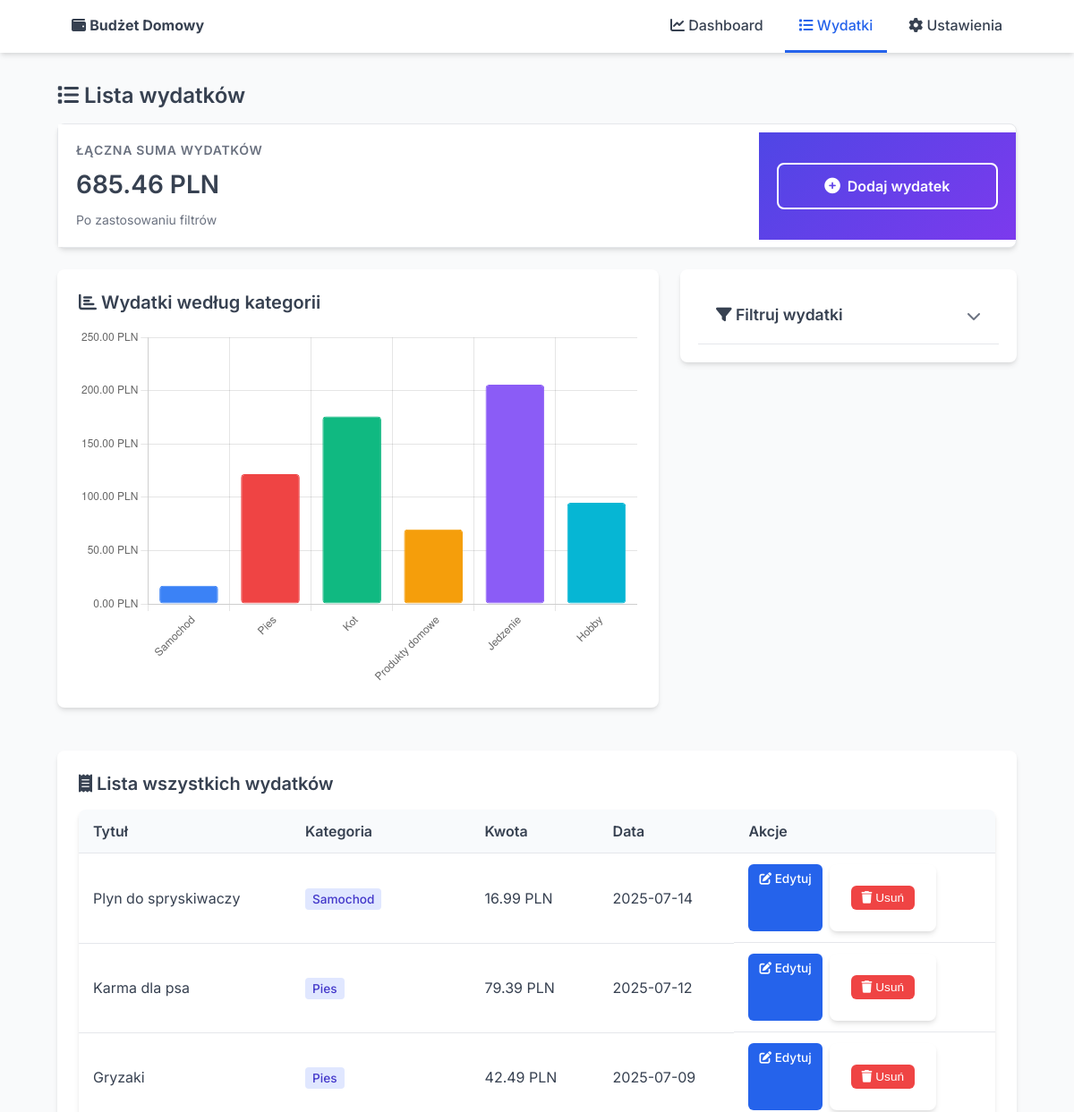
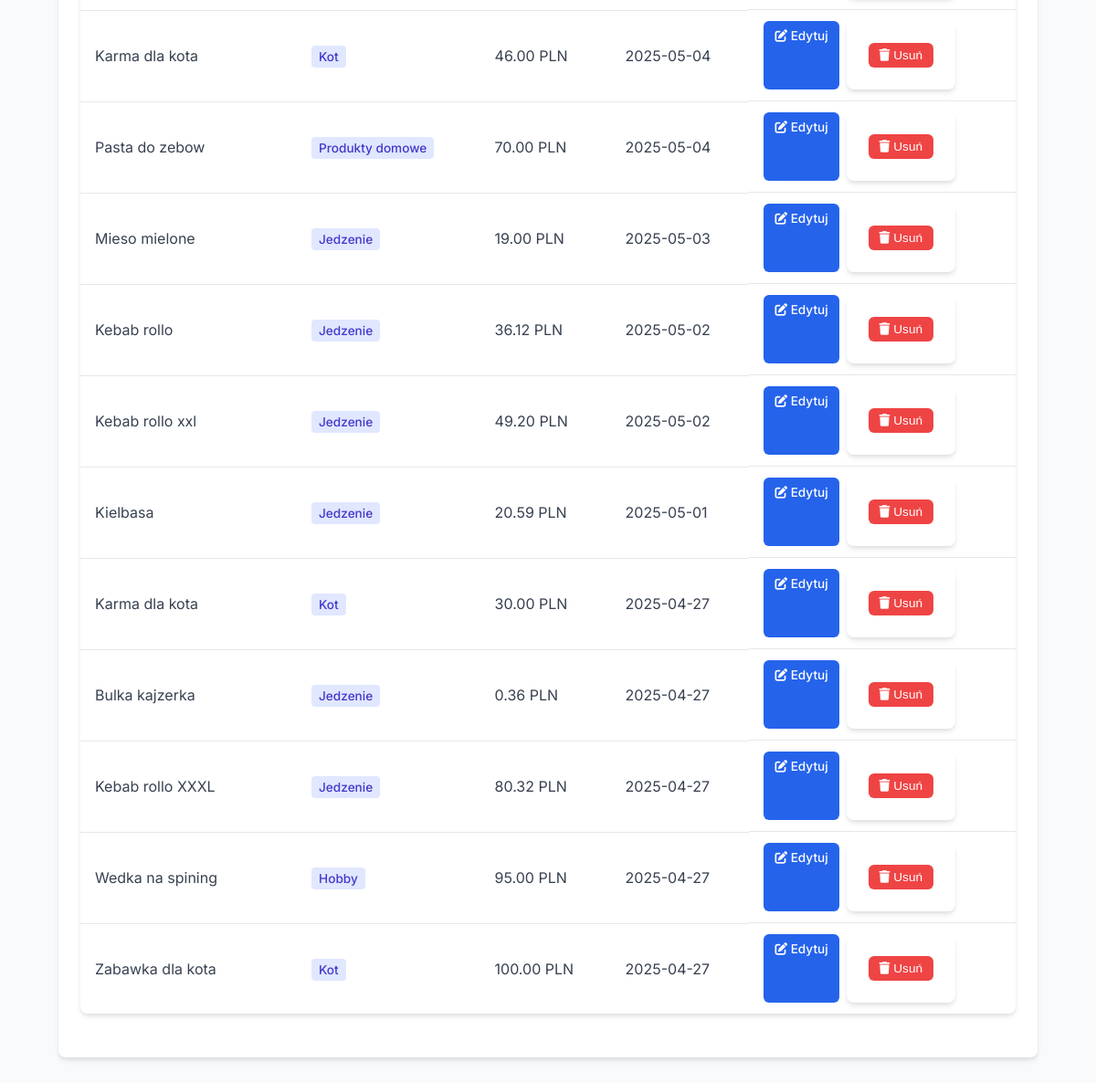
/expenses, run on the app's committed database (2 pictures, top to bottom).
### models.py (models this page shows, shortened)
class Expense(db.Model):
    __tablename__ = 'expenses'
    id = db.Column(db.Integer, primary_key=True)
    title = db.Column(db.String(100), nullable=False)
    amount = db.Column(db.Float, nullable=False)
    category = db.Column(db.String(50), nullable=False)
    date = db.Column(db.DateTime, default=datetime.utcnow, nullable=False)

### app.py (the view, shortened to what this page needs)
@env_app.route('/expenses', methods=['GET', 'POST'])
def view_expenses():
    categories = [cat[0] for cat in db.session.query(Expense.category).distinct().all()]
    filter_form = FilterForm(categories=categories)
    query = Expense.query
    if filter_form.validate_on_submit():
        if filter_form.category.data:
            query = query.filter(Expense.category == filter_form.category.data)
        if filter_form.date_from.data:
            date_from = datetime.combine(filter_form.date_from.data, datetime.min.time())
            query = query.filter(Expense.date >= date_from)
        if filter_form.date_to.data:
            date_to = datetime.combine(filter_form.date_to.data, datetime.max.time())
            query = query.filter(Expense.date <= date_to)
    elif request.method == 'GET':
        category_param = request.args.get('category')
        date_from_param = request.args.get('date_from')
        date_to_param = request.args.get('date_to')
        if category_param:
            query = query.filter(Expense.category == category_param)
            filter_form.category.data = category_param
    expenses = query.order_by(Expense.date.desc()).all()
    total = sum(e.amount for e in expenses)
    category_totals = {}
    for expense in expenses:
        if expense.category in category_totals:
            category_totals[expense.category] += expense.amount
        else:
            category_totals[expense.category] = expense.amount
    pie_chart = generate_pie_chart(category_totals)
    bar_chart = generate_bar_chart(category_totals)
    return render_template('view_expenses.html',
                           expenses=expenses,
                           total=total,
                           filter_form=filter_form,
                           category_totals=category_totals,
                           pie_chart=pie_chart,
                           bar_chart=bar_chart)

### app.py (called while the page is built)
@env_app.context_processor
def inject_current_year():
    return {'current_year': datetime.now().year}

### templates/view_expenses.html (shortened to what this page needs)
{% extends 'base.html' %}
{% block content %}
<h2><i class="fas fa-list"></i> Lista wydatków</h2>
<div class="stats-grid">
    <div class="stat-card summary-card">
        <div class="summary-content">
            <div class="summary-left">
                <h4>Łączna suma wydatków</h4>
                <div class="value">{{ "%.2f"|format(total) }} PLN</div>
                <div class="secondary">Po zastosowaniu filtrów</div>
            </div>
            <div class="summary-right">
                <a href="{{ url_for('add_expense') }}" class="btn btn-primary btn-large add-expense-btn">
                    <i class="fas fa-plus-circle"></i> Dodaj wydatek
                </a>
            </div>
        </div>
    </div>
</div>
<div class="expenses-layout">
    <div class="chart-section">
        <div class="card">
            <div class="card-header">
                <h3><i class="fas fa-chart-bar"></i> Wydatki według kategorii</h3>
            </div>
            <div class="chart-container">
                <canvas id="categoryChart"></canvas>
            </div>
        </div>
    </div>
    <div class="filter-section">
        <div class="filter-toggle" onclick="toggleFilters()">
            <h3><i class="fas fa-filter"></i> Filtruj wydatki</h3>
            <i class="fas fa-chevron-down filter-arrow" id="filterArrow"></i>
        </div>
    </div>
</div>
<div class="card">
    <div class="card-header">
        <h3><i class="fas fa-receipt"></i> Lista wszystkich wydatków</h3>
    </div>
    <div class="table-container">
        <table class="expenses-table">
            <thead>
                <tr>
                    <th>Tytuł</th>
                    <th>Kategoria</th>
                    <th>Kwota</th>
                    <th>Data</th>
                    <th>Akcje</th>
                </tr>
            </thead>
            <tbody>
            {% for expense in expenses %}
                <tr>
                    <td>{{ expense.title }}</td>
                    <td>
                        <span class="category-badge">{{ expense.category }}</span>
                    </td>
                    <td>{{ "%.2f"|format(expense.amount) }} PLN</td>
                    <td>{{ expense.date.strftime('%Y-%m-%d') }}</td>
                    <td class="table-actions">
                        <a href="{{ url_for('edit_expense', expense_id=expense.id) }}" class="btn btn-primary btn-small">
                            <i class="fas fa-edit"></i> Edytuj
                        </a>
                        <form action="{{ url_for('delete_expense', expense_id=expense.id) }}" method="post" style="display:inline;">
                            <button type="submit" class="btn btn-danger btn-small" onclick="return confirm('Na pewno usunąć ten wydatek?')">
                                <i class="fas fa-trash"></i> Usuń
                            </button>
                        </form>
                    </td>
                </tr>
            {% else %}
                <tr>
                    <td colspan="5" style="text-align: center; padding: 30px;">
                        <i class="fas fa-info-circle"></i> Brak wydatków do wyświetlenia.
                    </td>
                </tr>
            {% endfor %}
            </tbody>
        </table>
    </div>
</div>
<script>
    // funkcja do przelaczania filtrow
    function toggleFilters() {
        const filterContent = document.getElementById('filterContent');
        const filterArrow = document.getElementById('filterArrow');
        filterContent.classList.toggle('expanded');
        filterArrow.classList.toggle('rotated');
    }
    // dane do wykresu slupkowego
    const categoryData = {
        {% for category, amount in category_totals.items() %}
        '{{ category }}': {{ amount }},
        {% endfor %}
    };
    // kolory dla wykresu
    const colors = [
        '#3b82f6', '#ef4444', '#10b981', '#f59e0b', '#8b5cf6',
        '#06b6d4', '#f97316', '#84cc16', '#ec4899', '#6366f1'
    ];
    // konfig wykresu slupkowego
    const ctx = document.getElementById('categoryChart').getContext('2d');
    new Chart(ctx, {
        type: 'bar',
        data: {
            labels: Object.keys(categoryData),
            datasets: [{
                label: 'Wydatki (PLN)',
                data: Object.values(categoryData),
                backgroundColor: colors.slice(0, Object.keys(categoryData).length),
                borderColor: colors.slice(0, Object.keys(categoryData).length),
                borderWidth: 1,
                borderRadius: 4,
                borderSkipped: false,
            }]
        },
        options: {
            responsive: true,
            maintainAspectRatio: false,
            plugins: {
                title: {
                    display: false
                },
                legend: {
                    display: false
                }
            },
            scales: {
                y: {
                    beginAtZero: true,
                    ticks: {
                        callback: function(value) {
                            return value.toFixed(2) + ' PLN';
                        }
                    }
                },
                x: {
                    ticks: {
                        maxRotation: 45,
                        minRotation: 45
                    }
                }
            },
            interaction: {
                intersect: false,
                mode: 'index'
            },
            animation: {
                duration: 1000,
                easing: 'easeInOutQuart'
            }
        }
    });
</script>
{% endblock %}

### templates/base.html (shortened to what this page needs)
<!DOCTYPE html>
<html lang="pl">
<head>
    <link rel="stylesheet" href="{{ url_for('static', filename='style.css') }}">
    <link rel="stylesheet" href="https://cdnjs.cloudflare.com/ajax/libs/font-awesome/6.1.1/css/all.min.css">
</head>
<body>
<nav>
    <div class="container">
        <a href="{{ url_for('dashboard') }}" class="logo">
            <i class="fas fa-wallet"></i> <b>Budżet Domowy</b>
        </a>
        <div class="nav-links">
            <a href="{{ url_for('dashboard') }}" class="{% if request.endpoint == 'dashboard' %}active{% endif %}">
                <i class="fas fa-chart-line"></i> Dashboard
            </a>
            <a href="{{ url_for('view_expenses') }}" class="{% if request.endpoint == 'view_expenses' %}active{% endif %}">
                <i class="fas fa-list"></i> Wydatki
            </a>
            <a href="{{ url_for('settings_view') }}" class="{% if request.endpoint == 'settings_view' %}active{% endif %}">
                <i class="fas fa-cog"></i> Ustawienia
            </a>
        </div>
    </div>
</nav>
<div class="container">
    {% block content %}{% endblock %}
</div>
</body>
</html>

### static/style.css (style rules this page uses)
:root { --primary: #2563eb; --primary-dark: #1d4ed8; --success: #10b981; --danger: #ef4444; --warning: #f59e0b; --text: #374151; --text-light: #6b7280; --bg: #f9fafb; --bg-card: #ffffff; --border: #e5e7eb; --border-focus: #93c5fd; --shadow: 0 4px 6px -1px rgba(0, 0, 0, 0.1), 0 2px 4px -1px rgba(0, 0, 0, 0.06); }
* { box-sizing: border-box; margin: 0; padding: 0; }
body { font-family: 'Inter', 'Segoe UI', -apple-system, BlinkMacSystemFont, sans-serif; line-height: 1.5; color: var(--text); background-color: var(--bg); padding-bottom: 40px; }
.container { width: 92%; max-width: 1200px; margin: 0 auto; padding: 0 16px; }
h1, h2, h3, h4 { margin-bottom: 16px; font-weight: 600; line-height: 1.3; }
h2 { font-size: 1.5rem; color: var(--text); }
h3 { font-size: 1.25rem; color: var(--text); }
a { color: var(--primary); text-decoration: none; transition: color 0.2s ease-in-out; }
nav { background-color: var(--bg-card); box-shadow: var(--shadow); padding: 0; margin-bottom: 32px; position: sticky; top: 0; z-index: 100; }
nav .container { display: flex; justify-content: space-between; align-items: center; }
.nav-links { display: flex; gap: 8px; }
nav a { color: var(--text); padding: 16px 16px; display: inline-block; font-weight: 500; border-bottom: 3px solid transparent; transition: all 0.2s ease; }
nav a.active { color: var(--primary); border-bottom: 3px solid var(--primary); }
.card { background: var(--bg-card); border-radius: 8px; padding: 24px; box-shadow: var(--shadow); margin-bottom: 24px; }
.card-header { display: flex; justify-content: space-between; align-items: center; margin-bottom: 16px; }
.card-header h3 { margin-bottom: 0; }
.stats-grid { display: grid; grid-template-columns: repeat(auto-fit, minmax(250px, 1fr)); gap: 16px; margin-bottom: 24px; }
.stat-card { background: var(--bg-card); border-radius: 8px; padding: 16px; box-shadow: var(--shadow); display: flex; flex-direction: column; }
.stat-card h4 { font-size: 0.875rem; color: var(--text-light); text-transform: uppercase; letter-spacing: 0.05em; margin-bottom: 8px; }
.stat-card .value { font-size: 1.75rem; font-weight: 600; color: var(--text); margin-bottom: 8px; }
.stat-card .secondary { font-size: 0.875rem; color: var(--text-light); }
form { background: var(--bg-card); padding: 24px; border-radius: 8px; box-shadow: var(--shadow); max-width: 600px; }
.btn { display: inline-block; padding: 10px 16px; border-radius: 6px; font-weight: 500; text-align: center; cursor: pointer; transition: all 0.2s ease; font-size: 0.95rem; border: none; }
.btn-primary { background-color: var(--primary); color: white; }
.btn-danger { background-color: var(--danger); color: white; }
.btn-small { padding: 6px 12px; font-size: 0.85rem; }
.table-container { overflow-x: auto; margin-bottom: 24px; background: var(--bg-card); border-radius: 8px; box-shadow: var(--shadow); }
table { width: 100%; border-collapse: collapse; text-align: left; }
table th, table td { padding: 12px 16px; border-bottom: 1px solid var(--border); }
table th { font-weight: 600; color: var(--text); background-color: #f8fafc; }
table tr:last-child td { border-bottom: none; }
.table-actions { display: flex; gap: 8px; }
.filter-section { background-color: var(--bg-card); padding: 20px; margin-bottom: 24px; border-radius: 8px; box-shadow: var(--shadow); }

### data on the page
Expense: title "Plyn do spryskiwaczy", category "Samochod", amount "16.99", date "2025-07-14"
Expense: title "Karma dla psa", category "Pies", amount "79.39", date "2025-07-12"
Expense: title "Gryzaki", category "Pies", amount "42.49", date "2025-07-09"
Expense: title "Karma dla kota", category "Kot", amount "46.00", date "2025-05-04"
Expense: title "Pasta do zebow", category "Produkty domowe", amount "70.00", date "2025-05-04"
Expense: title "Mieso mielone", category "Jedzenie", amount "19.00", date "2025-05-03"
Expense: title "Kebab rollo", category "Jedzenie", amount "36.12", date "2025-05-02"
Expense: title "Kebab rollo xxl", category "Jedzenie", amount "49.20", date "2025-05-02"
Expense: title "Kielbasa", category "Jedzenie", amount "20.59", date "2025-05-01"
Expense: title "Karma dla kota", category "Kot", amount "30.00", date "2025-04-27"
Expense: title "Bulka kajzerka", category "Jedzenie", amount "0.36", date "2025-04-27"
Expense: title "Kebab rollo XXXL", category "Jedzenie", amount "80.32", date "2025-04-27"
Expense: title "Wedka na spining", category "Hobby", amount "95.00", date "2025-04-27"
Expense: title "Zabawka dla kota", category "Kot", amount "100.00", date "2025-04-27"

### other printed values
{{ "%.2f"|format(total) }} "685.46"
chart data {{ category }} Samochod, Pies, Kot, Produkty domowe, Jedzenie, Hobby
chart data {{ amount }} 16.99, 121.88, 176.0, 70.0, 205.58999999999997, 95.0
